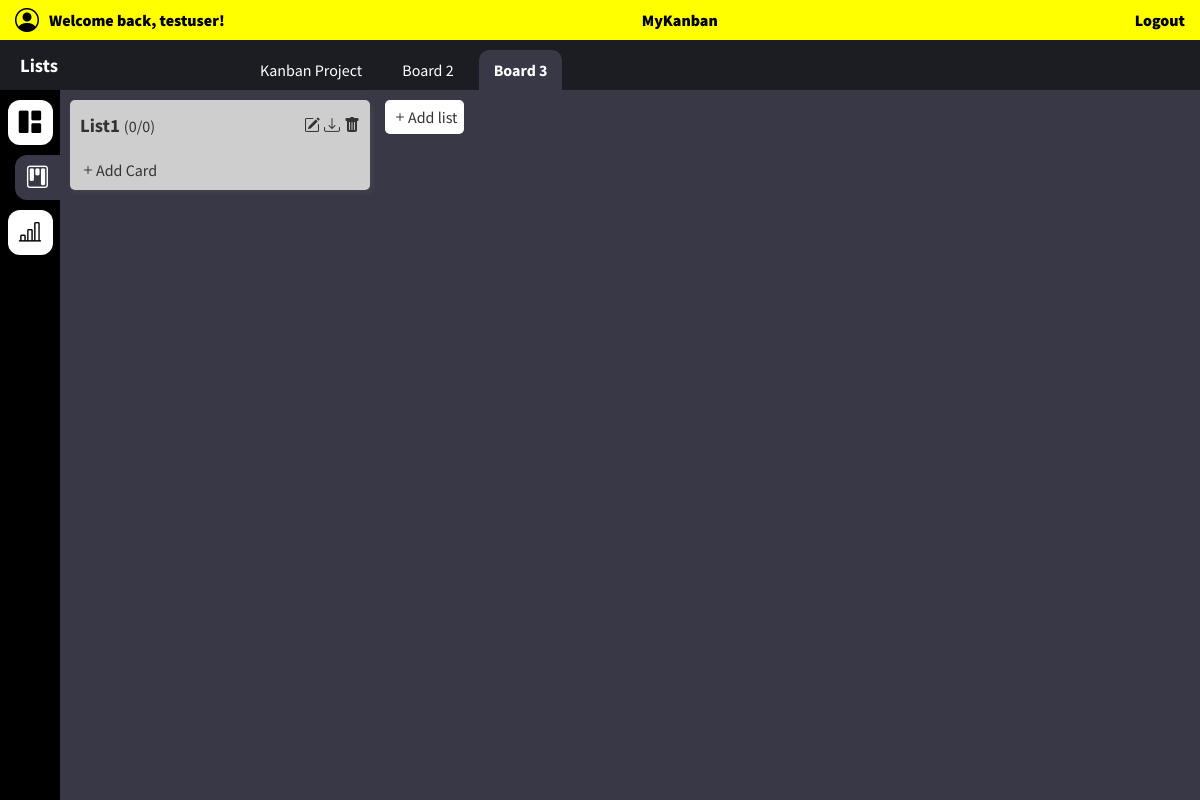
/dashboard/lists/3 (signed in), run on the app's committed database.
### application/models.py (models this page shows)
class User(db.Model, UserMixin):
    __tablename__ = 'user'
    id = db.Column(db.Integer, primary_key=True)                        # PK
    user_name = db.Column(db.String(50), unique=True, nullable=False)
    password = db.Column(db.String(80), nullable=False)
    created = db.Column(db.DateTime, default=datetime.now)
    boards = db.relationship('Board', backref='user', cascade='all, delete')

class Board(db.Model):
    __tablename__ = 'board'
    board_id = db.Column(db.Integer, primary_key=True)      # PK
    user_id = db.Column(db.Integer, db.ForeignKey('user.id'))      # FK
    board_name = db.Column(db.String(50), nullable=False)
    created = db.Column(db.DateTime, default=datetime.now)
    lists = db.relationship('List', backref='board', cascade='all, delete')

class List(db.Model):
    __tablename__ = 'list'
    list_id = db.Column(db.Integer, primary_key=True)                   # PK
    board_id = db.Column(db.Integer, db.ForeignKey('board.board_id'))   # FK
    list_name = db.Column(db.String(50), nullable=False)
    created = db.Column(db.DateTime, default=datetime.now)
    cards = db.relationship('Card', backref='list', cascade='all, delete')

### application/controllers_view.py (the view)
@app.route('/dashboard/lists/<int:board_id>')
@login_required
def dashboard_lists(board_id):
    if request.method == 'GET':
        dboard = Board.query.get_or_404(board_id)
        if dboard in current_user.boards:   #IMP: checks if board belongs to user
            clist = {}
            for l in dboard.lists:
                tasks = len(l.cards)
                comp = 0
                for card in l.cards:
                    if card.completed == True:
                        comp += 1
                clist[l.list_id] = comp, tasks
            return render_template('view_list.html', user=current_user, dboard=dboard, clist=clist)
        else:
            return redirect(url_for('boards'))

### main.py (called while the page is built)
@login_manager.user_loader
def load_user(user_id):
    return User.query.get(int(user_id))

### templates/view_list.html (shortened to what this page needs)
{% extends 'base.html' %}
{% block head %}
<link rel="stylesheet" href="{{  url_for('static', filename='css/view_list.css')  }}">
{% endblock %}
{% block body %}
<body>
    <header id="app-title-bar">
        <div id="user-menu">
            <a href="{{url_for('settings')}}" id="user-settings" role="button"><i class="bi bi-person-circle"></i></a>
            <span>Welcome back, {{user.user_name}}!</span>
        </div>
        <span id="app-title">MyKanban</span>
        <a href="{{url_for('logout')}}">Logout</a>
    </header>
    <div id="dash">
        <div id="upper-bar">
            <h3 class="view-hdr">Lists</h3>
            <div class="tabs">
                {% if dboard != false %}
                    {% for board in user.boards %}
                            {% if board != dboard %}
                                <a class="board-tab" href="{{url_for('dashboard_lists', board_id=board.board_id)}}">{{board.board_name}}</a>
                            {% else %}
                                <a class="board-tab board-tab-current" href="{{url_for('dashboard_lists', board_id=board.board_id)}}"><strong>{{board.board_name}}</strong></a>
                            {% endif %}
                    {% endfor %}
                {% endif %}
            </div>
        </div>
        <div id="left-bar">
            <a href="{{url_for('boards')}}" class="views views-unsel" role="button"><i class="bi bi-grid-1x2-fill"></i></a>
            <a href="{{url_for('lists')}}" class="views views-current" role="button"><i class="bi bi-kanban"></i></a>
            <a href="{{url_for('dashboard_stats')}}" class="views views-unsel" role="button"><i class="bi bi-bar-chart-line"></i></a>
        </div>
        <div id="container">
            {% if dboard != false %}
                {% if dboard.lists|length != 0 %}
                    {% for list in dboard.lists %}
                        <div class="list">
                            <div class="list-hdr">
                                <div class="list-hdr-title">
                                    <h3>{{list.list_name}}</h3>
                                    <span>({{clist[list.list_id][0]}}/{{clist[list.list_id][1]}})</span>
                                </div>
                                <div class="list-hdr-btns">
                                    <a href="{{url_for('rename_list', list_id=list.list_id)}}"><i class="bi bi-pencil-square"></i></a>
                                    <a href="{{url_for('export', entity='list', entity_id=list.list_id)}}"><i class="bi bi-download"></i></a>
                                    <div class="list-del">
                                        <div id="list-del-form-open-btn-{{list.list_id}}" class="list-del-btn" onclick="opendlg('list-del-form-{{list.list_id}}', 'flex')"><i class="bi bi-trash-fill"></i></div>
                                    </div>
                                </div>
                            </div>
                            <div class="add-card">
                                <a href="{{url_for('add_card', list_id=list.list_id)}}"><i class="bi bi-plus"></i>Add Card</a>
                            </div>
                        </div>
                    {% endfor%}
                        <a class="btn" href="{{url_for('add_list', board_id=dboard.board_id)}}"><i class="bi bi-plus"></i>Add list</a>
                    {% else %}
                        <div class="empty">
                            <p>This board doesn't have any lists.</p>
                            <a class="btn" href="{{url_for('add_list', board_id=dboard.board_id)}}"><i class="bi bi-plus"></i>Add list</a>
                        </div>
                {% endif %}
            {% else %}
                <div class="empty">
                    <p>You need to create a board first!</p>
                    <a class="btn" href="{{url_for('add_board')}}" role="button"><i class="bi bi-plus"></i> Add Board</a>
                </div>
            {% endif %}
        </div>
    </div>
</body>
{% endblock %}

### static/css/base.css (style rules this page uses)
* { margin: 0; padding: 0; font-family: 'Source Sans Pro', sans-serif; text-decoration: none; }
a { color: inherit; }
.btn { background:rgba(255, 255, 255, 1); padding: 7px; border-radius: 5px; color: #333; min-width: max-content; text-align: center; }
body { display: grid; grid-template-rows: 40px auto; height: 100vh; }
#app-title-bar { display: flex; align-items: center; justify-content: space-between; padding: 0 15px; font-weight: 800; background: yellow; }
#user-menu { display: flex; align-items: center; gap: 10px; }
#user-settings { font-size: 1.5em; }
#dash { display: grid; grid-template: 50px auto / 60px auto; background: rgb(57, 56, 71); max-width: 100vw; overflow: hidden; }
#upper-bar { grid-row: 1 / 2; grid-column: 1 / 3; display: flex; align-items: center; justify-content: flex-start; padding: 0; background: rgba(0, 0, 0, 0.5); color: white; }
.view-hdr { width: 200px; padding: 0 20px; }
#left-bar { grid-row: 2 / 3; grid-column: 1 / 2; background: #000; color: #000; display: flex; flex-direction: column; align-items: center; justify-content: flex-start; gap: 10px; padding: 10px 0; }
.views { display: flex; flex-direction: column; align-items: center; justify-content: center; width: 45px; height: 45px; border-radius: 12px; background:rgba(255, 255, 255, 1); font-size: 1.4em; }
.views-current { background: rgb(57, 56, 71); border-top-right-radius: 0; border-bottom-right-radius: 0; color: white; align-self: flex-end; }
#container { display: flex; grid-row: 2 / 3; grid-column: 2 / 3; }

### static/css/view_list.css (style rules this page uses)
.tabs { padding: 0 5px; align-self: stretch; display: flex; gap: 10px; justify-content: center; align-items: flex-end; }
.board-tab { padding: 10px 15px; border-top-left-radius: 10px; border-top-right-radius: 10px; display: flex; flex-direction: column; align-items: center; justify-content: center; }
.board-tab-current { background:rgb(57, 56, 71) }
#container { padding: 10px; gap: 15px; align-items: flex-start; justify-content: flex-start; overflow: auto; }
.list { display: flex; flex-direction: column; gap: 10px; background: rgb(206, 206, 206); color: #333; min-width: 280px; max-width: 280px; border-radius: 5px; padding: 10px; box-shadow: 2px 2px 5px 1px rgba(85, 85, 85, 0.342); }
.list-hdr { display: flex; justify-content: space-between; align-items: center; height: 30px; gap: 5px; }
.list-del { position: relative; }
.list-hdr-btns, .list-hdr-title { display: flex; gap: 4px; align-items: baseline; }

### data on the page
User: user_name "testuser"
Board: board_name "Kanban Project"
Board: board_name "Board 2"
Board: board_name "Board 3"
List: list_name "List1", clist "0"
